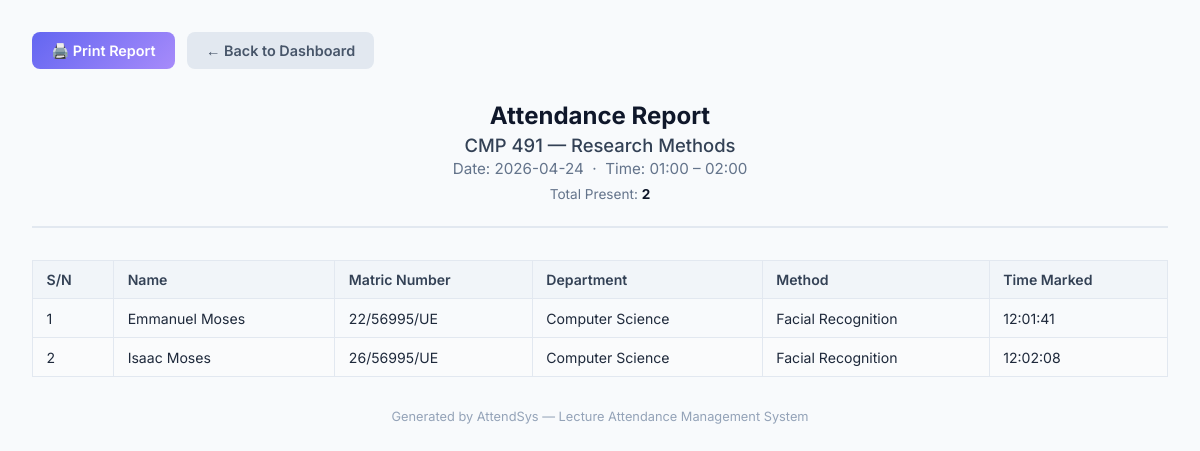
The page /print_report/2 (signed in) on the database its author committed.
### models.py (models this page shows)
class Course(db.Model):
    __tablename__ = 'courses'
    id = db.Column(db.Integer, primary_key=True)
    course_code = db.Column(db.String(20), unique=True, nullable=False)
    course_name = db.Column(db.String(150), nullable=False)
    lecturer_id = db.Column(db.Integer, db.ForeignKey('users.id'), nullable=False)
    sessions = db.relationship('Session', backref='course', cascade="all, delete-orphan", lazy=True)

class Session(db.Model):
    __tablename__ = 'sessions'
    id = db.Column(db.Integer, primary_key=True)
    course_id = db.Column(db.Integer, db.ForeignKey('courses.id'), nullable=False)
    date = db.Column(db.Date, nullable=False, default=datetime.utcnow().date)
    start_time = db.Column(db.Time, nullable=False)
    end_time = db.Column(db.Time, nullable=False)
    attendances = db.relationship('Attendance', backref='session', cascade="all, delete-orphan", lazy=True)

class Attendance(db.Model):
    __tablename__ = 'attendances'
    id = db.Column(db.Integer, primary_key=True)
    session_id = db.Column(db.Integer, db.ForeignKey('sessions.id'), nullable=False)
    student_id = db.Column(db.Integer, db.ForeignKey('users.id'), nullable=False)
    timestamp = db.Column(db.DateTime, nullable=False, default=datetime.utcnow)
    method = db.Column(db.String(50), nullable=False) # 'QR Code' or 'Facial Recognition'
    __table_args__ = (
        db.UniqueConstraint('session_id', 'student_id', name='unique_attendance'),
    )

class User(db.Model, UserMixin):
    __tablename__ = 'users'
    id = db.Column(db.Integer, primary_key=True)
    username = db.Column(db.String(100), unique=True, nullable=False)
    password = db.Column(db.String(200), nullable=False)
    role = db.Column(db.String(20), nullable=False) # 'admin', 'lecturer', 'student'
    name = db.Column(db.String(100), nullable=False)
    department = db.Column(db.String(100), nullable=True) # Important for students
    photo_path = db.Column(db.String(200), nullable=True)
    face_encoding = db.Column(db.Text, nullable=True) # Store JSON string of 128-d array
    qr_code_path = db.Column(db.String(200), nullable=True)
    courses = db.relationship('Course', backref='lecturer', cascade="all, delete-orphan", lazy=True)
    attendances = db.relationship('Attendance', backref='student', cascade="all, delete-orphan", lazy=True)
    registered_students = db.relationship('User',
        secondary='student_ownership',
        primaryjoin=('User.id == student_ownership.c.lecturer_id'),
        secondaryjoin=('User.id == student_ownership.c.student_id'),
        backref=db.backref('registrars', lazy=True),
        lazy=True)

### routes.py (the view)
@main.route('/print_report/<int:session_id>')
@login_required
def print_report(session_id):
    if current_user.role != 'lecturer' and current_user.role != 'admin':
        return redirect(url_for('main.login'))
    session = Session.query.get_or_404(session_id)
    attendances = session.attendances
    return render_template('print_report.html', session=session, attendances=attendances)

### app.py (called while the page is built)
@login_manager.user_loader
def load_user(user_id):
    return User.query.get(int(user_id))

### templates/print_report.html (shortened to what this page needs)
<!DOCTYPE html>
<html lang="en">
<head>
</head>
<body>
    <div class="no-print-bar">
        <button onclick="window.print()" class="btn btn-primary">
            🖨️ Print Report
        </button>
        <a href="{{ url_for('main.lecturer_dashboard') }}" class="btn btn-secondary">
            ← Back to Dashboard
        </a>
    </div>
    <div class="report-header">
        <h1>Attendance Report</h1>
        <h2>{{ session.course.course_code }} — {{ session.course.course_name }}</h2>
        <h3>Date: {{ session.date }} &nbsp;·&nbsp; Time: {{ session.start_time.strftime('%H:%M') }} – {{ session.end_time.strftime('%H:%M') }}</h3>
        <p style="margin-top:.5rem;font-size:.85rem;color:#64748b;">Total Present: <strong style="color:#0f172a;">{{ attendances|length }}</strong></p>
    </div>
    <table>
        <thead>
            <tr>
                <th>S/N</th>
                <th>Name</th>
                <th>Matric Number</th>
                <th>Department</th>
                <th>Method</th>
                <th>Time Marked</th>
            </tr>
        </thead>
        <tbody>
            {% for att in attendances %}
            <tr>
                <td>{{ loop.index }}</td>
                <td>{{ att.student.name }}</td>
                <td>{{ att.student.username }}</td>
                <td>{{ att.student.department or 'N/A' }}</td>
                <td>{{ att.method }}</td>
                <td>{{ att.timestamp.strftime('%H:%M:%S') }}</td>
            </tr>
            {% else %}
            <tr>
                <td colspan="6" style="text-align: center; color: #94a3b8; padding: 2rem;">
                    No attendance records found for this session.
                </td>
            </tr>
            {% endfor %}
        </tbody>
    </table>
    <div class="footer-note">
        Generated by AttendSys — Lecture Attendance Management System
    </div>
</body>
</html>

### templates/print_report.html (style rules this page uses)
* { margin: 0; padding: 0; box-sizing: border-box; }
body { font-family: 'Inter', Arial, sans-serif; color: #1e293b; background: #f8fafc; padding: 2rem; }
.no-print-bar { display: flex; gap: .75rem; margin-bottom: 2rem; }
.btn { display: inline-flex; align-items: center; gap: .4rem; padding: .6rem 1.2rem; border-radius: 8px; font-family: inherit; font-size: .9rem; font-weight: 600; cursor: pointer; border: none; text-decoration: none; transition: all .2s; }
.btn-primary { background: linear-gradient(135deg, #6366f1, #a78bfa); color: #fff; }
.btn-secondary { background: #e2e8f0; color: #475569; }
.report-header { text-align: center; border-bottom: 2px solid #e2e8f0; padding-bottom: 1.5rem; margin-bottom: 2rem; }
.report-header h1 { font-size: 1.5rem; color: #0f172a; margin-bottom: .25rem; }
.report-header h2 { font-size: 1.15rem; color: #334155; font-weight: 500; margin-bottom: .15rem; }
.report-header h3 { font-size: .95rem; color: #64748b; font-weight: 400; }
table { width: 100%; border-collapse: collapse; margin-top: 1rem; }
th, td { padding: .65rem .85rem; text-align: left; border: 1px solid #e2e8f0; font-size: .88rem; }
th { background: #f1f5f9; font-weight: 600; color: #334155; }
tr:nth-child(even) td { background: #fafbfc; }
.footer-note { margin-top: 2rem; text-align: center; font-size: .8rem; color: #94a3b8; }

### rows shown on the page
Course: course.course_code "CMP 491", course.course_name "Research Methods"
Attendance: student.name "Emmanuel Moses", student.username "22/56995/UE", student "Computer Science", method "Facial Recognition", timestamp "12:01:41"
Attendance: student.name "Isaac Moses", student.username "26/56995/UE", student "Computer Science", method "Facial Recognition", timestamp "12:02:08"

### other values the page prints
{{ session.date }} "2026-04-24"
{{ session.start_time.strftime('%H:%M') }} "01:00"
{{ session.end_time.strftime('%H:%M') }} "02:00"
{{ attendances|length }} "2"
